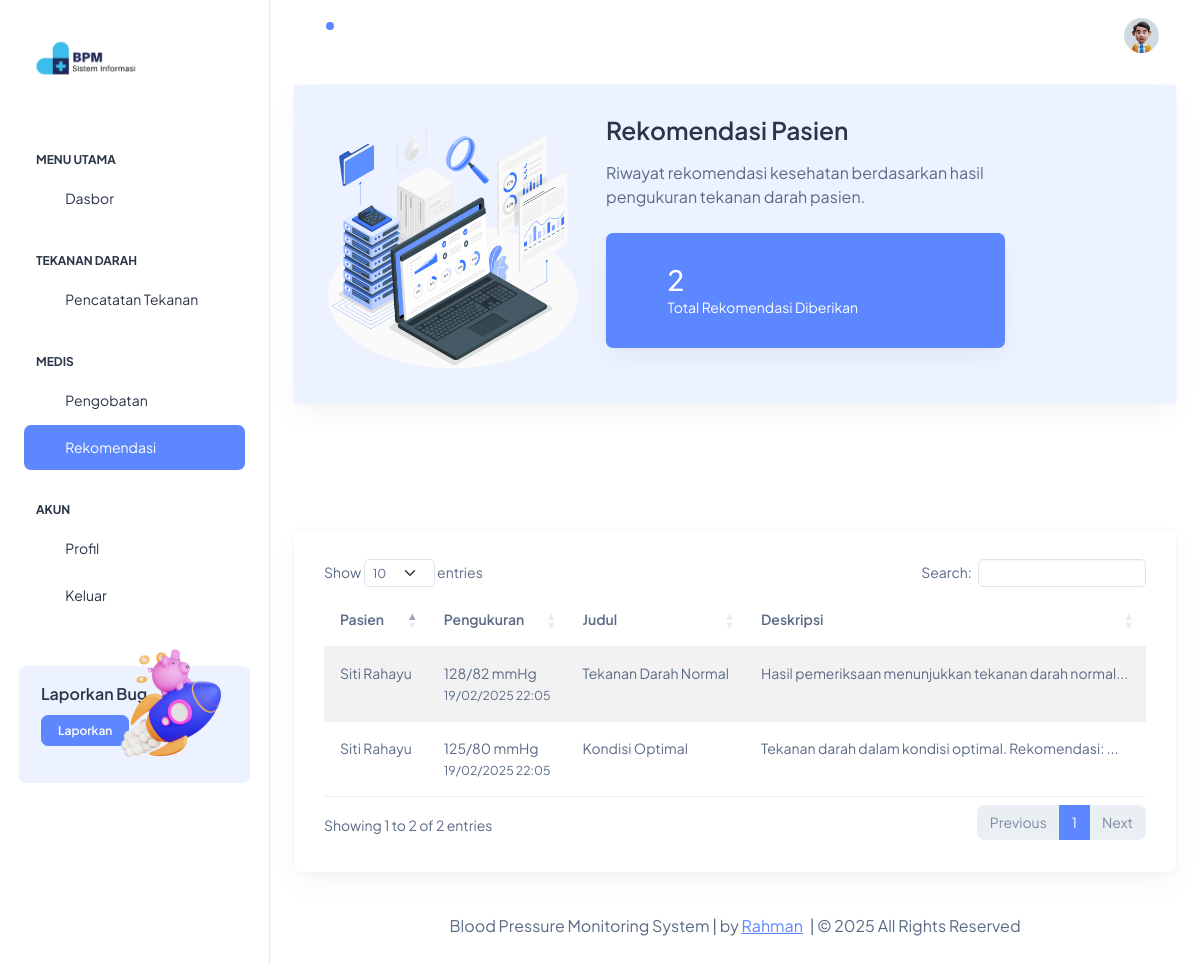
The app's page /App/Views/rekomendasi.php (signed in), older data.
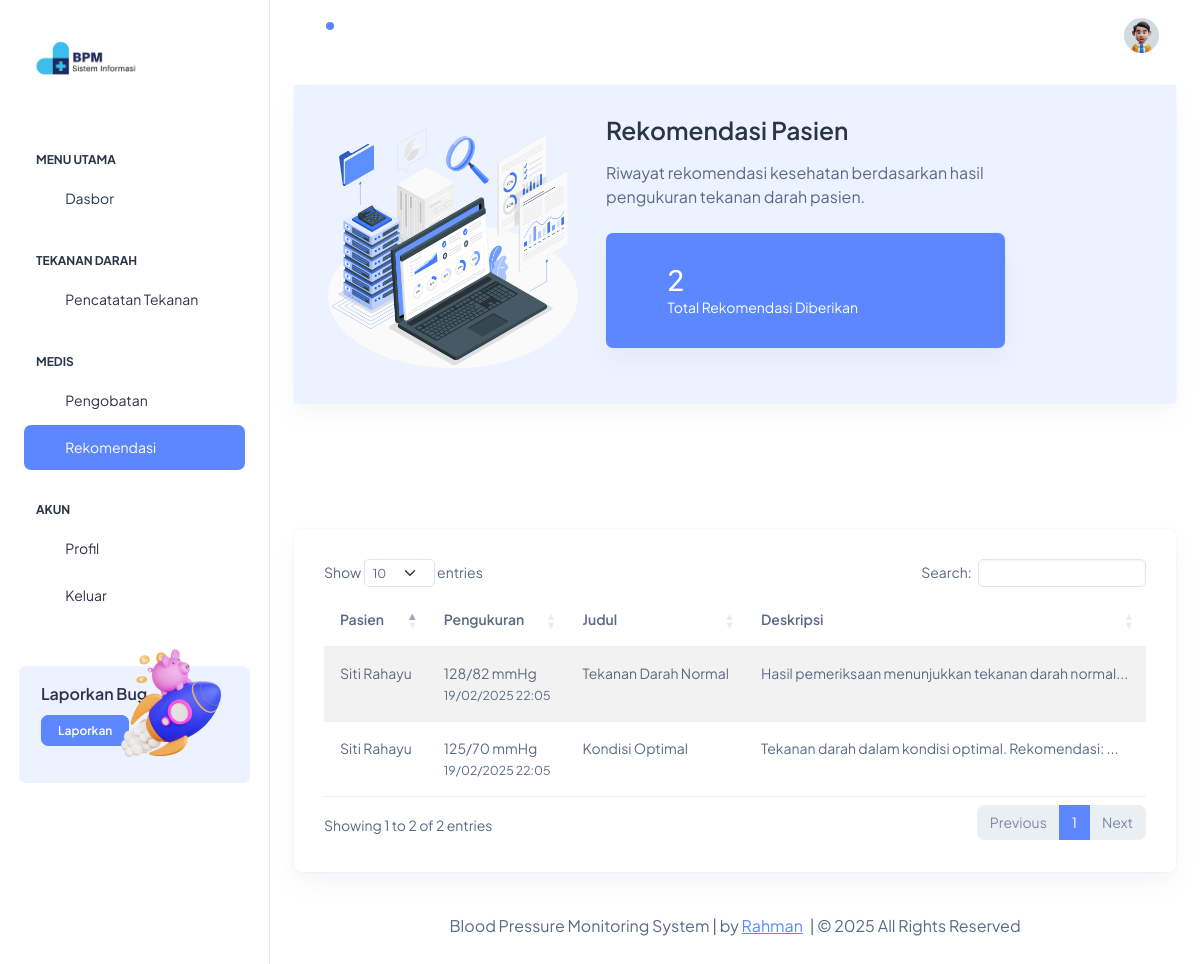
The same page, newer data.
### tables this page shows
CREATE TABLE `patient_recommendations` (
  `patient_recommendation_id` int NOT NULL,
  `patient_id` int DEFAULT NULL,
  `reading_id` int DEFAULT NULL,
  `title` varchar(100) NOT NULL,
  `description` text NOT NULL,
  `created_by` int DEFAULT NULL,
  `created_at` timestamp NULL DEFAULT CURRENT_TIMESTAMP
);

CREATE TABLE `blood_pressure_readings` (
  `reading_id` int NOT NULL,
  `patient_id` int DEFAULT NULL,
  `systolic` int NOT NULL,
  `diastolic` int NOT NULL,
  `pulse_rate` int DEFAULT NULL,
  `reading_date` timestamp NULL DEFAULT CURRENT_TIMESTAMP,
  `notes` text
);

CREATE TABLE `patient_profiles` (
  `patient_id` int NOT NULL,
  `user_id` int DEFAULT NULL,
  `full_name` varchar(100) NOT NULL,
  `date_of_birth` date NOT NULL,
  `gender` enum('M','F') NOT NULL,
  `address` text,
  `phone_number` varchar(20) DEFAULT NULL,
  `emergency_contact` varchar(100) DEFAULT NULL,
  `emergency_phone` varchar(20) DEFAULT NULL,
  `medical_history` text
);

### App/Config/Database.php (called while the page is built, shortened)
<?php
class Database
{
    private $host = 'localhost';
    private $db_name = 'blood_pressure_monitoring';
    private $username = 'root';
    private $password = '';
    private $conn;
    private function connect()
    {
        try {
            $this->conn = new PDO(
                'mysql:host=' . $this->host . ';dbname=' . $this->db_name,
                $this->username,
                $this->password
            );
            $this->conn->setAttribute(PDO::ATTR_ERRMODE, PDO::ERRMODE_EXCEPTION);
            $this->conn->setAttribute(PDO::ATTR_DEFAULT_FETCH_MODE, PDO::FETCH_ASSOC);
        } catch (PDOException $e) {
            echo 'Connection Error: ' . $e->getMessage();
        }
    }
    public function query($query, $params = [])
    {
        $stmt = $this->conn->prepare($query);
        $stmt->execute($params);
        return $stmt;
    }
}

### App/Controllers/RekomendasiController.php (called while the page is built, shortened)
<?php
require_once __DIR__ . '/../Models/RekomendasiModel.php';
class RekomendasiController
{
    private $rekomendasiModel;
    public function __construct()
    {
        $this->rekomendasiModel = new RekomendasiModel();
    }
    public function getAllRecommendations()
    {
        if ($_SESSION['role'] === 'patient') {
            return $this->rekomendasiModel->getPatientRecommendations($_SESSION['user_id']);
        }
        return $this->rekomendasiModel->getAllRecommendations();
    }
}

### App/Models/RekomendasiModel.php (called while the page is built, shortened)
<?php
require_once __DIR__ . '/../Config/Database.php';
class RekomendasiModel
{
    private $db;
    public function __construct()
    {
        $this->db = new Database();
    }
    public function getPatientRecommendations($userId)
    {
        $query = "SELECT pr.*, u.username as created_by_name,
                  pp.full_name as patient_name,
                  bpr.systolic, bpr.diastolic, bpr.reading_date
                  FROM patient_recommendations pr
                  JOIN users u ON pr.created_by = u.user_id
                  JOIN patient_profiles pp ON pr.patient_id = pp.patient_id
                  JOIN blood_pressure_readings bpr ON pr.reading_id = bpr.reading_id
                  WHERE pp.user_id = ?
                  ORDER BY pr.created_at DESC";
        return $this->db->query($query, [$userId])->fetchAll();
    }
}

### App/Views/rekomendasi.php (the view, shortened to what the changed rows need)
<?php
require_once __DIR__ . '/../Controllers/RekomendasiController.php';
$rekomendasiController = new RekomendasiController();
$recommendations = $rekomendasiController->getAllRecommendations();
$totalRecommendations = count($recommendations);
?>
<!doctype html>
<html lang="en">
<head>
    <link rel="stylesheet" href="assets/css/styles.min.css" />
    <link rel="stylesheet" href="https://cdn.datatables.net/1.13.7/css/dataTables.bootstrap5.min.css">
    <link rel="stylesheet" href="https://cdn.datatables.net/responsive/2.5.0/css/responsive.bootstrap5.min.css">
    <link href="https://cdn.jsdelivr.net/npm/select2@4.1.0-rc.0/dist/css/select2.min.css" rel="stylesheet" />
    <link rel="stylesheet"
        href="https://cdn.jsdelivr.net/npm/select2-bootstrap-5-theme@1.3.0/dist/select2-bootstrap-5-theme.min.css" />
</head>
<body>
    <div class="page-wrapper" id="main-wrapper" data-layout="vertical" data-navbarbg="skin6" data-sidebartype="full"
        data-sidebar-position="fixed" data-header-position="fixed">
        <div class="body-wrapper">
            <div class="container-fluid">
                <div class="row">
                    <div class="col-12">
                        <div class="card w-100">
                            <div class="card-body bg-light-primary">
                                <div class="row align-items-center">
                                    <div class="col-lg-6">
                                        <div class="card bg-primary text-white mb-4">
                                            <div class="card-body d-flex align-items-center">
                                                <div>
                                                    <h2 class="text-white mb-0"><?= $totalRecommendations ?></h2>
                                                </div>
                                            </div>
                                        </div>
                                    </div>
                                </div>
                            </div>
                        </div>
                    </div>
                </div>
                <div class="row">
                    <div class="col-12">
                        <div class="card">
                            <div class="card-body">
                                <div class="table-responsive">
                                    <table id="recommendationTable"
                                        class="table table-striped dt-responsive nowrap w-100">
                                        <thead>
                                            <tr>
                                                <th>Pasien</th>
                                                <th>Pengukuran</th>
                                                <th>Judul</th>
                                                <th>Deskripsi</th>
                                            </tr>
                                        </thead>
                                        <tbody>
                                            <?php foreach ($recommendations as $recommendation): ?>
                                                <tr>
                                                    <td><?= htmlspecialchars($recommendation['patient_name']) ?></td>
                                                    <td>
                                                        <?= $recommendation['systolic'] ?>/<?= $recommendation['diastolic'] ?>
                                                        mmHg
                                                        <br>
                                                        <small class="text-muted">
                                                            <?= date('d/m/Y H:i', strtotime($recommendation['reading_date'])) ?>
                                                        </small>
                                                    </td>
                                                    <td><?= htmlspecialchars($recommendation['title']) ?></td>
                                                    <td><?= htmlspecialchars(substr($recommendation['description'], 0, 50)) ?>...
                                                    </td>
                                                </tr>
                                            <?php endforeach; ?>
                                        </tbody>
                                    </table>
                                </div>
                            </div>
                        </div>
                    </div>
                </div>
            </div>
        </div>
    </div>
</body>
</html>

Row changes from the older to the newer data that the page shows:
changed through a linked row, patient_recommendations "Kondisi Optimal": reading.diastolic "80" → "70"
